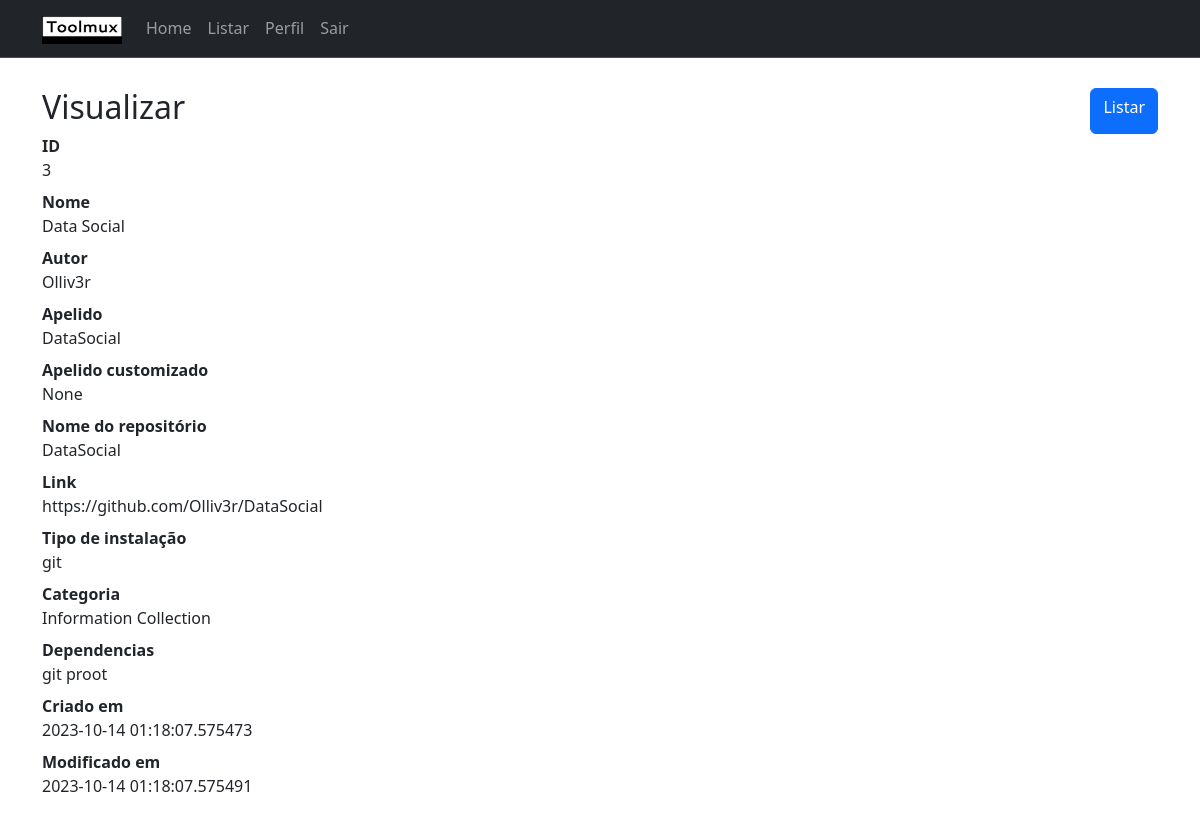
/visualizar/3/ (signed in), run on the app's committed database.
### app/models.py (models this page shows)
class Tool(db.Model):
    id = db.Column(db.Integer, primary_key=True)
    name = db.Column(db.String(), nullable=False)
    author = db.Column(db.String(), nullable=False)
    alias = db.Column(db.String(), nullable=True)
    custom_alias = db.Column(db.String(), nullable=True)
    name_repository = db.Column(db.String(), nullable=True)
    link = db.Column(db.String(), nullable=True)
    type_install = db.Column(db.String(), nullable=False)
    category = db.Column(db.String(), nullable=False)
    dependencies = db.Column(db.String(), nullable=True)
    created = db.Column(db.DateTime, default=datetime.utcnow)
    modified = db.Column(db.DateTime, default=datetime.utcnow)

### app/routes.py (the view)
@app.route('/visualizar/<id>/', methods=['GET',])
@login_required
def visualizar(id):
    tool = Tool.query.filter_by(id=id).first()
    if tool is None:
        flash('Ferramenta não existe')
        return redirect(url_for('index'))
    return render_template('visualizar.html', tool=tool, title='Visualizar')

### app/models.py (called while the page is built)
@login.user_loader
def load_user(id):
    return User.query.get(int(id))

### app/templates/visualizar.html
{% extends 'base.html' %}
{% block content %}
<div class="d-flex justify-content-between">
    <h2>{{ title }}</h2>                              <a class="btn btn-primary" href="{{ url_for('listar') }}" role="button">Listar</a>
</div>
<dl>
  <dt>ID</dt>
  <dd>{{ tool.id }}</dd>
  <dt>Nome</dt>
  <dd>{{ tool.name }}</dd>
  <dt>Autor</dt>
  <dd>{{ tool.author }}</dd>
  <dt>Apelido</dt>
  <dd>{{ tool.alias }}</dd>
  <dt>Apelido customizado </dt>
  <dd>{{ tool.custom_alias }}</dd>
  <dt>Nome do repositório</dt>
  <dd>{{ tool.name_repository }}</dd>
  <dt>Link</dt>
  <dd style="overflow:auto;">{{ tool.link }}</dd>
  <dt>Tipo de instalação</dt>
  <dd>{{ tool.type_install }}</dd>
  <dt>Categoria</dt>
  <dd>{{ tool.category }}</dd>
  <dt>Dependencias</dt>
  <dd>{{ tool.dependencies }}</dd>
  <dt>Criado em</dt>
  <dd>{{ tool.created }}</dd>
  <dt>Modificado em</dt>
  <dd>{{ tool.modified }}</dd>
</dl>
{% endblock %}

### data on the page
Tool: id "3", name "Data Social", author "Olliv3r", alias "DataSocial", custom_alias "None", name_repository "DataSocial", link "https://github.com/Olliv3r/DataSocial", type_install "git", category "Information Collection", dependencies "git proot", created "2023-10-14 01:18:07.575473", modified "2023-10-14 01:18:07.575491"

### other printed values
{{ title }} "Visualizar"
